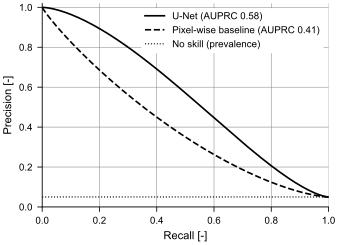

Here is the Python script that generated this plot:
"""Precision-recall curves, pixel-wise baseline vs U-Net (E0). ILLUSTRATIVE CURVES, to be replaced by results."""
import sys
from pathlib import Path

import numpy as np

sys.path.insert(0, str(Path(__file__).parent))
from style import new, save  # noqa: E402

PREVALENCE = 0.05  # dummy share of burned pixels in the test set
r = np.linspace(0, 1, 200)


def pr(k):
    """Smooth dummy PR curve that starts near 1 and falls to the prevalence."""
    return PREVALENCE + (1 - PREVALENCE) * (1 - r ** k) ** 1.5


fig, ax = new()
ax.plot(r, pr(1.6), "k-", lw=1.2, label="U-Net (AUPRC 0.58)")
ax.plot(r, pr(0.9), "k--", lw=1.2, label="Pixel-wise baseline (AUPRC 0.41)")
ax.axhline(PREVALENCE, color="k", ls=":", lw=0.8, label="No skill (prevalence)")
ax.set_xlabel("Recall [-]")
ax.set_ylabel("Precision [-]")
ax.set_xlim(0, 1)
ax.set_ylim(0, 1.02)
ax.grid(True, color="0.55", lw=0.4)
ax.set_axisbelow(True)
ax.legend(loc="upper right", fancybox=False, framealpha=1, edgecolor="none")
save(fig, __file__)
